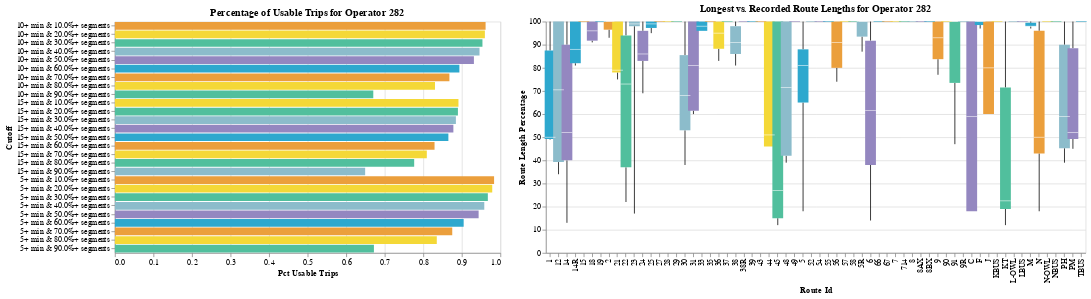

Here is the notebook cell this chart was saved with:
### Code cell
operator_stats(282,TIME_CUTOFFS, SEGMENT_CUTOFFS)

### Figure 1 — Vega-Lite specification as saved in the notebook (floating-point values rounded to 4 significant figures; data arrays with more than 128 entries replaced by an {"elided": "..."} marker saying what was removed)
{"config": {"view": {"continuousWidth": 400, "continuousHeight": 300}}, "hconcat": [{"data": {"name": "data-c4a7255abc5986a5a58e9d37cc4a85fb"}, "mark": "bar", "encoding": {"color": {"field": "Cutoff", "scale": {"range": ["#2EA8CE", "#EB9F3C", "#F4D837", "#51BF9D", "#8CBCCB", "#9487C0"]}, "type": "nominal"}, "tooltip": [{"field": "Cutoff", "type": "nominal"}, {"field": "Pct Usable Trips", "type": "quantitative"}, {"field": "N Trips", "type": "quantitative"}], "x": {"field": "Pct Usable Trips", "type": "quantitative"}, "y": {"field": "Cutoff", "type": "nominal"}}, "height": 300, "selection": {"selector033": {"type": "single", "fields": ["Segment Cutoff"], "bind": {"input": "select", "options": [0.1, 0.2, 0.3, 0.4, 0.5, 0.6, 0.7, 0.8, 0.9], "name": "Segment"}}, "selector034": {"type": "single", "fields": ["Trip Cutoff"], "bind": {"input": "select", "options": [5, 10, 15], "name": "Time"}}}, "title": "Percentage of Usable Trips for Operator 282", "transform": [{"filter": {"selection": "selector033"}}, {"filter": {"selection": "selector034"}}], "width": 500}, {"data": {"name": "data-ef12aa145b062396b5fa200efe72c769"}, "mark": {"type": "boxplot", "extent": "min-max"}, "encoding": {"color": {"field": "Route Id", "legend": null, "scale": {"range": ["#2EA8CE", "#EB9F3C", "#F4D837", "#51BF9D", "#8CBCCB", "#9487C0"]}, "type": "nominal"}, "x": {"field": "Route Id", "type": "nominal"}, "y": {"field": "Route Length Percentage", "type": "quantitative"}}, "height": 300, "title": "Longest vs. Recorded Route Lengths for Operator 282", "width": 700}], "$schema": "https://vega.github.io/schema/vega-lite/v4.17.0.json", "datasets": {"data-c4a7255abc5986a5a58e9d37cc4a85fb": [{"Calitp Itp Id": 282, "Total Trips": 8578, "N Trips": 8438, "Trip Cutoff": 5, "Segment Cutoff": 0.1, "Cutoff": "5+ min & 10.0%+ segments", "Pct Usable Trips": 0.9837}, {"Calitp Itp Id": 282, "Total Trips": 8578, "N Trips": 8397, "Trip Cutoff": 5, "Segment Cutoff": 0.2, "Cutoff": "5+ min & 20.0%+ segments", "Pct Usable Trips": 0.9789}, {"Calitp Itp Id": 282, "Total Trips": 8578, "N Trips": 8299, "Trip Cutoff": 5, "Segment Cutoff": 0.3, "Cutoff": "5+ min & 30.0%+ segments", "Pct Usable Trips": 0.9675}, {"Calitp Itp Id": 282, "Total Trips": 8578, "N Trips": 8220, "Trip Cutoff": 5, "Segment Cutoff": 0.4, "Cutoff": "5+ min & 40.0%+ segments", "Pct Usable Trips": 0.9583}, {"Calitp Itp Id": 282, "Total Trips": 8578, "N Trips": 8094, "Trip Cutoff": 5, "Segment Cutoff": 0.5, "Cutoff": "5+ min & 50.0%+ segments", "Pct Usable Trips": 0.9436}, {"Calitp Itp Id": 282, "Total Trips": 8578, "N Trips": 7761, "Trip Cutoff": 5, "Segment Cutoff": 0.6, "Cutoff": "5+ min & 60.0%+ segments", "Pct Usable Trips": 0.9048}, {"Calitp Itp Id": 282, "Total Trips": 8578, "N Trips": 7507, "Trip Cutoff": 5, "Segment Cutoff": 0.7, "Cutoff": "5+ min & 70.0%+ segments", "Pct Usable Trips": 0.8751}, {"Calitp Itp Id": 282, "Total Trips": 8578, "N Trips": 7163, "Trip Cutoff": 5, "Segment Cutoff": 0.8, "Cutoff": "5+ min & 80.0%+ segments", "Pct Usable Trips": 0.835}, {"Calitp Itp Id": 282, "Total Trips": 8578, "N Trips": 5764, "Trip Cutoff": 5, "Segment Cutoff": 0.9, "Cutoff": "5+ min & 90.0%+ segments", "Pct Usable Trips": 0.672}, {"Calitp Itp Id": 282, "Total Trips": 8578, "N Trips": 8249, "Trip Cutoff": 10, "Segment Cutoff": 0.1, "Cutoff": "10+ min & 10.0%+ segments", "Pct Usable Trips": 0.9616}, {"Calitp Itp Id": 282, "Total Trips": 8578, "N Trips": 8233, "Trip Cutoff": 10, "Segment Cutoff": 0.2, "Cutoff": "10+ min & 20.0%+ segments", "Pct Usable Trips": 0.9598}, {"Calitp Itp Id": 282, "Total Trips": 8578, "N Trips": 8179, "Trip Cutoff": 10, "Segment Cutoff": 0.3, "Cutoff": "10+ min & 30.0%+ segments", "Pct Usable Trips": 0.9535}, {"Calitp Itp Id": 282, "Total Trips": 8578, "N Trips": 8114, "Trip Cutoff": 10, "Segment Cutoff": 0.4, "Cutoff": "10+ min & 40.0%+ segments", "Pct Usable Trips": 0.9459}, {"Calitp Itp Id": 282, "Total Trips": 8578, "N Trips": 7989, "Trip Cutoff": 10, "Segment Cutoff": 0.5, "Cutoff": "10+ min & 50.0%+ segments", "Pct Usable Trips": 0.9313}, {"Calitp Itp Id": 282, "Total Trips": 8578, "N Trips": 7666, "Trip Cutoff": 10, "Segment Cutoff": 0.6, "Cutoff": "10+ min & 60.0%+ segments", "Pct Usable Trips": 0.8937}, {"Calitp Itp Id": 282, "Total Trips": 8578, "N Trips": 7444, "Trip Cutoff": 10, "Segment Cutoff": 0.7, "Cutoff": "10+ min & 70.0%+ segments", "Pct Usable Trips": 0.8678}, {"Calitp Itp Id": 282, "Total Trips": 8578, "N Trips": 7123, "Trip Cutoff": 10, "Segment Cutoff": 0.8, "Cutoff": "10+ min & 80.0%+ segments", "Pct Usable Trips": 0.8304}, {"Calitp Itp Id": 282, "Total Trips": 8578, "N Trips": 5750, "Trip Cutoff": 10, "Segment Cutoff": 0.9, "Cutoff": "10+ min & 90.0%+ segments", "Pct Usable Trips": 0.6703}, {"Calitp Itp Id": 282, "Total Trips": 8578, "N Trips": 7645, "Trip Cutoff": 15, "Segment Cutoff": 0.1, "Cutoff": "15+ min & 10.0%+ segments", "Pct Usable Trips": 0.8912}, {"Calitp Itp Id": 282, "Total Trips": 8578, "N Trips": 7633, "Trip Cutoff": 15, "Segment Cutoff": 0.2, "Cutoff": "15+ min & 20.0%+ segments", "Pct Usable Trips": 0.8898}, {"Calitp Itp Id": 282, "Total Trips": 8578, "N Trips": 7588, "Trip Cutoff": 15, "Segment Cutoff": 0.3, "Cutoff": "15+ min & 30.0%+ segments", "Pct Usable Trips": 0.8846}, {"Calitp Itp Id": 282, "Total Trips": 8578, "N Trips": 7532, "Trip Cutoff": 15, "Segment Cutoff": 0.4, "Cutoff": "15+ min & 40.0%+ segments", "Pct Usable Trips": 0.8781}, {"Calitp Itp Id": 282, "Total Trips": 8578, "N Trips": 7421, "Trip Cutoff": 15, "Segment Cutoff": 0.5, "Cutoff": "15+ min & 50.0%+ segments", "Pct Usable Trips": 0.8651}, {"Calitp Itp Id": 282, "Total Trips": 8578, "N Trips": 7113, "Trip Cutoff": 15, "Segment Cutoff": 0.6, "Cutoff": "15+ min & 60.0%+ segments", "Pct Usable Trips": 0.8292}, {"Calitp Itp Id": 282, "Total Trips": 8578, "N Trips": 6941, "Trip Cutoff": 15, "Segment Cutoff": 0.7, "Cutoff": "15+ min & 70.0%+ segments", "Pct Usable Trips": 0.8092}, {"Calitp Itp Id": 282, "Total Trips": 8578, "N Trips": 6660, "Trip Cutoff": 15, "Segment Cutoff": 0.8, "Cutoff": "15+ min & 80.0%+ segments", "Pct Usable Trips": 0.7764}, {"Calitp Itp Id": 282, "Total Trips": 8578, "N Trips": 5569, "Trip Cutoff": 15, "Segment Cutoff": 0.9, "Cutoff": "15+ min & 90.0%+ segments", "Pct Usable Trips": 0.6492}], "data-ef12aa145b062396b5fa200efe72c769": {"elided": "242 records"}}}
